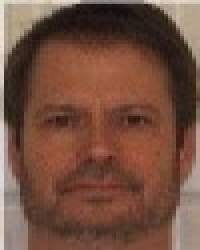
#> input picture dash/sample_code/python/application/Chapter_10/demming_tester/test (1).jpg, 100 x 125 px (shown 2 times larger)
$ python add_border_7.py '../../../application/Chapter_10/demming_tester/test (1).jpg' 100 5
#> lines starting #> are read from the running program, lines starting #| are printed output that depends on the picture
"""Add a border to any image."""

import sys
from pathlib import Path

from PIL import Image, ImageOps, UnidentifiedImageError

# Get the filename.
try:
    path = Path(sys.argv[1])
except IndexError:
    print("You must provide a target image.")
    sys.exit()

# --- Get optional CLI args. ---
try:
    border_width = int(sys.argv[2])
except IndexError:
    border_width = 2

try:
    padding = int(sys.argv[3])
except IndexError:
    padding = 0

# Load the image.
try:
    img = Image.open(path)
#> img is the input picture: PIL image 100x125 RGB; mean R, G, B 115.3, 78.7, 63.4
except FileNotFoundError:
    print(f"{path} does not seem to exist.")
    sys.exit()
except UnidentifiedImageError:
    print(f"{path} does not seem to be an image file.")
    sys.exit()

# Set the border width and color.
border_color = "darkgray"

# Add some padding before adding the border.
# The padding is just a white border added before
#   the actual border.
new_img = ImageOps.expand(img, border=padding, fill="white")
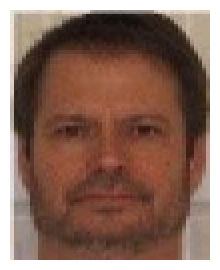
#> new_img: PIL image 110x135 RGB (shown 2 times larger); mean R, G, B 137.4, 106.6, 93.7

# Add the border.
new_img = ImageOps.expand(new_img, border=border_width,
                          fill=border_color)
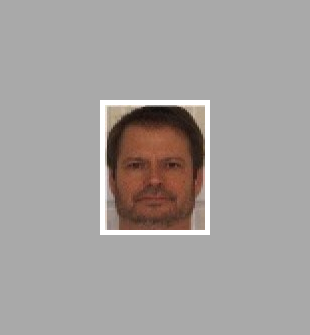
#> new_img: PIL image 310x335 RGB; mean R, G, B 164.5, 160.1, 158.2

# Save new image.
new_path = path.parent / f"{path.stem}_bordered{path.suffix}"
new_img.save(new_path)

$ run again, on dash/sample_code/python/application/Chapter_10/demming_tester/test (3).jpg
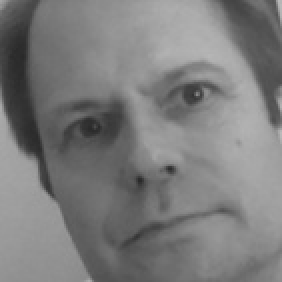
#> input picture dash/sample_code/python/application/Chapter_10/demming_tester/test (3).jpg, 141 x 141 px (shown 2 times larger)
#> img is the input picture: PIL image 141x141 L; min 41, max 186, mean 124
#> `new_img = ImageOps.expand(img, border=padding, fill="white")`:
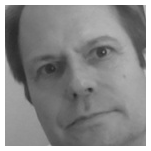
#> new_img: PIL image 151x151 L; min 41, max 255, mean 140.8
#> `new_img = ImageOps.expand(new_img, border=border_width, fill=border_co..`:
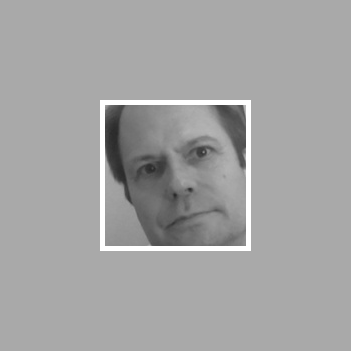
#> new_img: PIL image 351x351 L; min 41, max 255, mean 163.8

$ run again, on dash/sample_code/python/application/Chapter_10/demming_tester/test (4).jpg
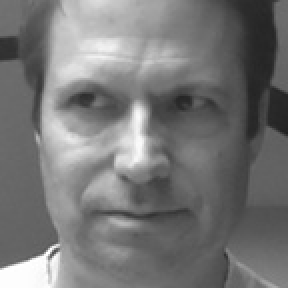
#> input picture dash/sample_code/python/application/Chapter_10/demming_tester/test (4).jpg, 144 x 144 px (shown 2 times larger)
#> img is the input picture: PIL image 144x144 L; min 33, max 255, mean 118.3
#> `new_img = ImageOps.expand(img, border=padding, fill="white")`:
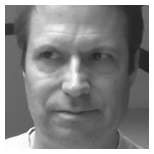
#> new_img: PIL image 154x154 L; min 33, max 255, mean 135.4
#> `new_img = ImageOps.expand(new_img, border=border_width, fill=border_co..`:
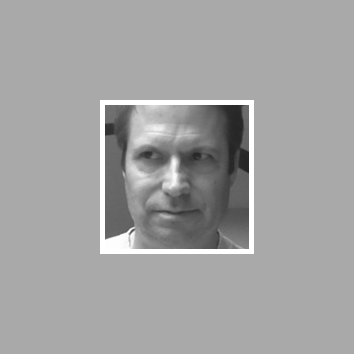
#> new_img: PIL image 354x354 L; min 33, max 255, mean 162.7

$ run again, on dash/sample_code/python/application/Chapter_10/demming_tester/test (5).jpg
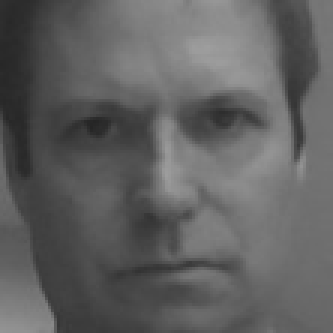
#> input picture dash/sample_code/python/application/Chapter_10/demming_tester/test (5).jpg, 111 x 111 px (shown 3 times larger)
#> img is the input picture: PIL image 111x111 L; min 37, max 158, mean 96.6
#> `new_img = ImageOps.expand(img, border=padding, fill="white")`:
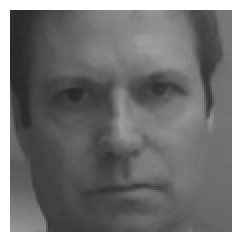
#> new_img: PIL image 121x121 L (shown 2 times larger); min 37, max 255, mean 121.7
#> `new_img = ImageOps.expand(new_img, border=border_width, fill=border_co..`:
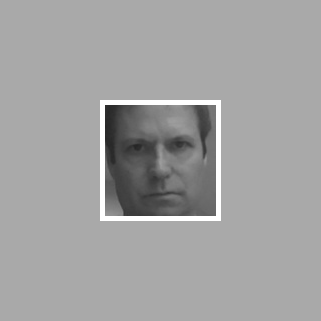
#> new_img: PIL image 321x321 L; min 37, max 255, mean 162.3
